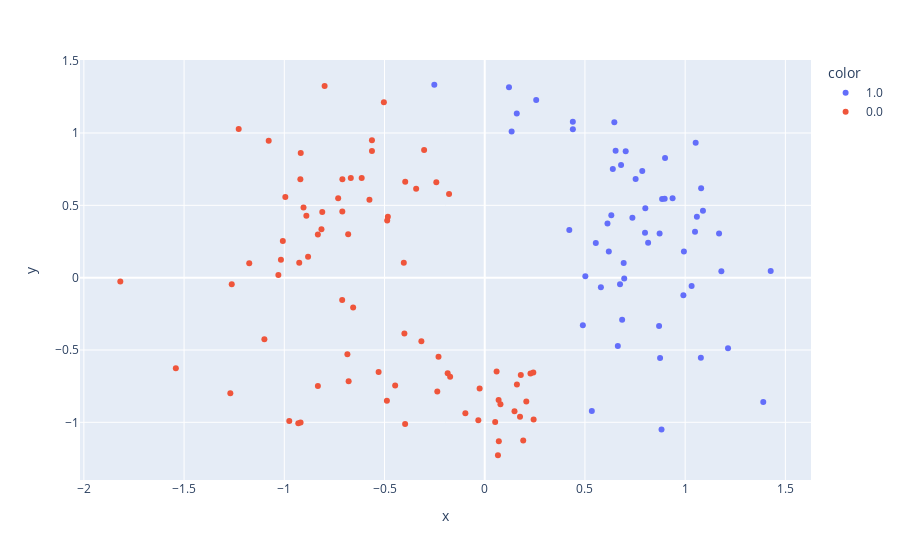

Notebook source saved alongside this figure:
### Code cell
import plotly.express as px
df = px.data.iris()
fig = px.scatter(x=Data[forme_forte!=-1,0], y=Data[forme_forte!=-1,1], color=[str(z) for z in forme_forte[forme_forte!=-1]])
fig.show()
